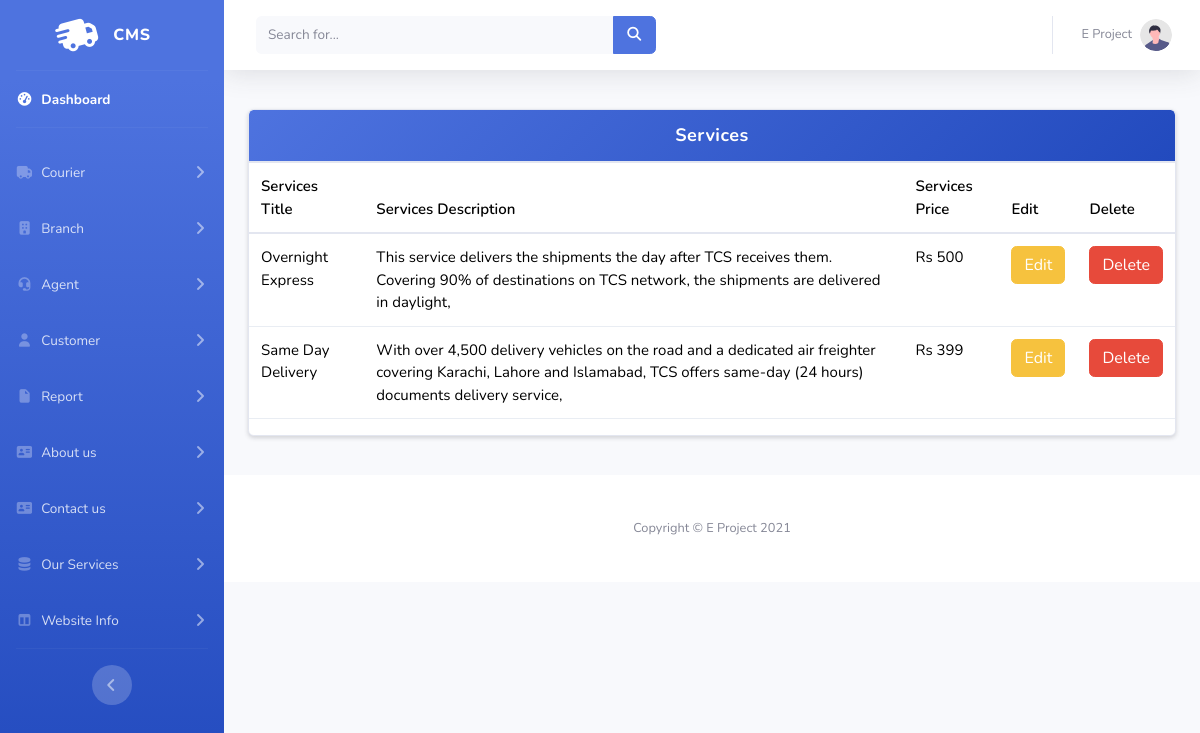
Page /Admin/ShowServices.php on the earlier database version.
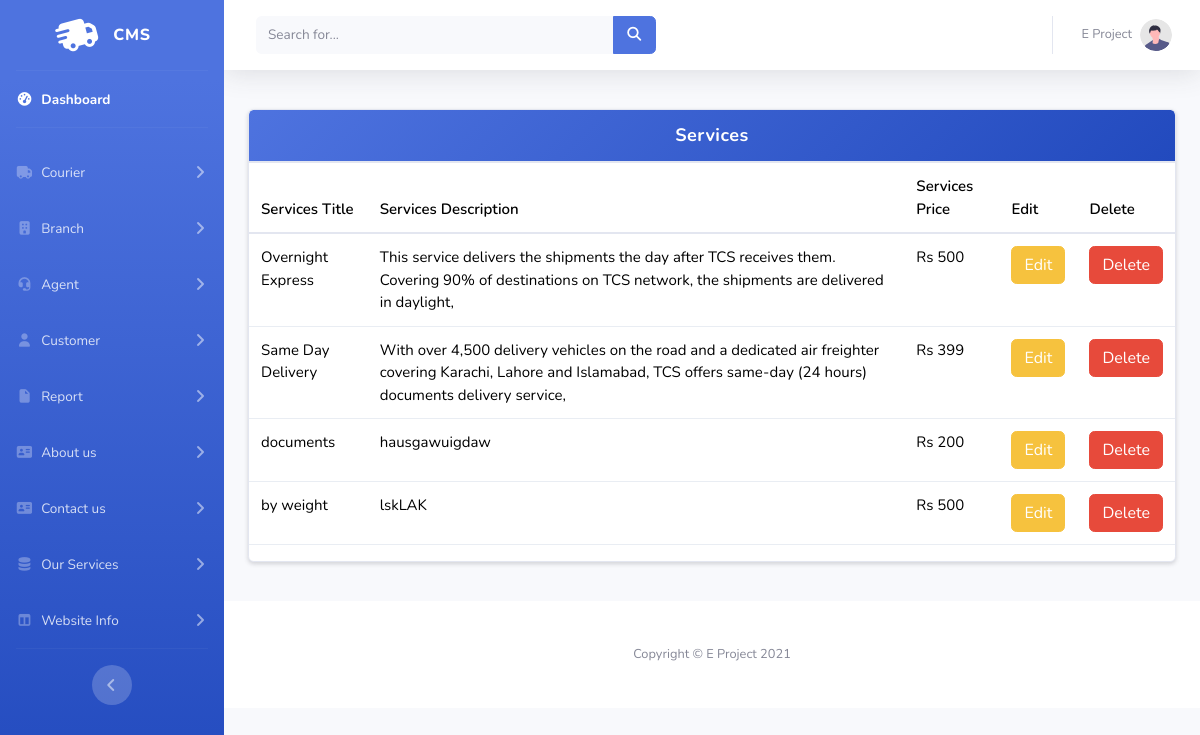
Same page on the later database version.
### tables this page shows
CREATE TABLE `service` (
  `Id` int(11) NOT NULL,
  `Title` varchar(100) NOT NULL,
  `Description` varchar(10000) NOT NULL,
  `Price` int(11) NOT NULL,
  `record_time` int(100) NOT NULL DEFAULT current_timestamp()
);

### Admin/ShowServices.php (the view, shortened to what this page needs)
<!DOCTYPE html>
<html lang="en">
<head>
</head>
<body>
    <?php
    include_once("navbar.php")
    ?>
<div class="container my-4">
    <div class="card shadow-sm">
        <div class="card-header">
            Services
        </div>
        <div class="table-responsive">
            <table class="table table-hover align-middle"  id="a">
                <thead>
                    <tr>
                        <th>Services Title</th>
                        <th>Services Description</th>
                        <th>Services Price</th>
                        <th>Edit</th>
                        <th>Delete</th>
                    </tr>
                </thead>
                <tbody>
                    <?php
                    $run = mysqli_query($conn, "SELECT * FROM service");
                    if ($run && mysqli_num_rows($run) > 0) {
                        while ($row = mysqli_fetch_array($run)) {
                            ?>
                            <tr>
                                <td><?php echo $row[1]; ?></td>
                                <td><?php echo $row[2]; ?></td>
                                <td><?php echo "Rs ". $row[3]; ?></td>
                                <td><button class="btn btn-warning" data-bs-toggle="modal" data-bs-target="#exampleModal">Edit</button></td>
                                <td><a href="DeleteServices.php?id=<?php echo $row[0]; ?>" class="btn btn-danger">Delete</a></td>
                            </tr>
<div class="modal fade" id="exampleModal" tabindex="-1" aria-labelledby="exampleModalLabel" aria-hidden="true">
                            <?php
                        }
                    } else {
                        echo '<tr><td colspan="6" class="no-data">No data found</td></tr>';
                    }
                    ?>
</div>
                </tbody>
            </table>
        </div>
    </div>
</div>
<?php
    include_once("footer.php")
    ?>
</body>
</html>

### Admin/navbar.php (shortened to what this page needs)
<!DOCTYPE html>
<html lang="en">
<head>
        <link rel="stylesheet" href="https://cdnjs.cloudflare.com/ajax/libs/font-awesome/7.0.0/css/all.min.css" />
        <link href="https://cdn.jsdelivr.net/npm/bootstrap@5.3.7/dist/css/bootstrap.min.css" rel="stylesheet">
    <link href="css/sb-admin-2.min.css" rel="stylesheet">
    <link rel="stylesheet" href="https://cdn.datatables.net/2.3.3/css/dataTables.dataTables.css" />
</head>
<body>
<div id="wrapper">
<ul class="navbar-nav bg-gradient-primary sidebar sidebar-dark accordion" id="accordionSidebar">
    <a class="sidebar-brand d-flex align-items-center justify-content-center" href="index.php">
        <div class="sidebar-brand-icon rotate-n-15">
        <i class="fa-solid fa-truck-fast"></i>
        </div>
        <div class="sidebar-brand-text mx-3">CMS</div>
    </a>
    <hr class="sidebar-divider my-0">
    <li class="nav-item active">
        <a class="nav-link" href="index.php">
            <i class="fas fa-fw fa-tachometer-alt"></i>
            <span>Dashboard</span></a>
    </li>
    <hr class="sidebar-divider">
    <li class="nav-item">
        <a class="nav-link collapsed" href="#" data-toggle="collapse" data-target="#collapseTwo"
            aria-expanded="true" aria-controls="collapseTwo">
            <i class="fa-solid fa-truck"></i>
            <span>Courier</span>
        </a>
    </li>
    <li class="nav-item">
        <a class="nav-link collapsed" href="#" data-toggle="collapse" data-target="#collapseTwo0"
            aria-expanded="true" aria-controls="collapseTwo">
            <i class="fa-solid fa-building"></i>
            <span>Branch</span>
        </a>
    </li>
    <li class="nav-item">
        <a class="nav-link collapsed" href="#" data-toggle="collapse" data-target="#collapseTwo1"
            aria-expanded="true" aria-controls="collapseTwo">
            <i class="fa-solid fa-headset"></i>
            <span>Agent</span>
        </a>
    </li>
    <li class="nav-item">
        <a class="nav-link collapsed" href="#" data-toggle="collapse" data-target="#collapseTwo2"
            aria-expanded="true" aria-controls="collapseTwo">
            <i class="fa-solid fa-user"></i>
            <span>Customer</span>
        </a>
    </li>
    <li class="nav-item">
        <a class="nav-link collapsed" href="#" data-toggle="collapse" data-target="#collapseTwo3"
            aria-expanded="true" aria-controls="collapseTwo">
            <i class="fa-solid fa-file"></i>
            <span>Report</span>
        </a>
    </li>
    <li class="nav-item">
        <a class="nav-link collapsed" href="#" data-toggle="collapse" data-target="#collapseTwo4"
            aria-expanded="true" aria-controls="collapseTwo">
            <i class="fa-solid fa-address-card"></i>
            <span>About us</span>
        </a>
    </li>
    <li class="nav-item">
    <a class="nav-link collapsed" href="#collapseTwoContact" data-toggle="collapse" data-target="#collapseTwoContact" aria-expanded="true" aria-controls="collapseTwoContact">
        <i class="fa-solid fa-address-card"></i>
        <span>Contact us</span>
    </a>
</li>
    <li class="nav-item">
        <a class="nav-link collapsed" href="#" data-toggle="collapse" data-target="#collapseTwo5"
            aria-expanded="true" aria-controls="collapseTwo">
            <i class="fa-solid fa-database"></i>
            <span>Our Services</span>
        </a>
    </li>
    <li class="nav-item">
        <a class="nav-link collapsed" href="#" data-toggle="collapse" data-target="#collapseTwo6"
            aria-expanded="true" aria-controls="collapseTwo">
            <i class="fa-solid fa-table-columns"></i>
            <span>Website Info</span>
        </a>
    </li>
    <hr class="sidebar-divider d-none d-md-block">
    <div class="text-center d-none d-md-inline">
        <button class="rounded-circle border-0" id="sidebarToggle"></button>
    </div>
</ul>
<div id="content-wrapper" class="d-flex flex-column">
    <div id="content">
        <nav class="navbar navbar-expand navbar-light bg-white topbar mb-4 static-top shadow">
            <form
                class="d-none d-sm-inline-block form-inline mr-auto ml-md-3 my-2 my-md-0 mw-100 navbar-search">
                <div class="input-group">
                    <input type="text" class="form-control bg-light border-0 small" placeholder="Search for..."
                        aria-label="Search" aria-describedby="basic-addon2">
                    <div class="input-group-append">
                        <button class="btn btn-primary" type="button">
                            <i class="fas fa-search fa-sm"></i>
                        </button>
                    </div>
                </div>
            </form>
            <ul class="navbar-nav ml-auto">
                <li class="nav-item dropdown no-arrow">
                    <a class="nav-link dropdown-toggle" href="#" id="userDropdown" role="button"
                        data-toggle="dropdown" aria-haspopup="true" aria-expanded="false">
                        <span class="mr-2 d-none d-lg-inline text-gray-600 small">E Project</span>
                        <img class="img-profile rounded-circle"
                            src="img/undraw_profile.svg">
                    </a>
                </li>
            </ul>
        </nav>
</body>
</html>

### Admin/footer.php (shortened to what this page needs)
<footer class="sticky-footer bg-white">
      <div class="container my-auto">
          <div class="copyright text-center my-auto">
              <span>Copyright &copy; E Project 2021</span>
          </div>
      </div>
  </footer>

### Admin/ShowServices.php (style rules this page uses)
body { margin: 0; font-family: "Segoe UI", Tahoma, Geneva, Verdana, sans-serif; background: #f5f7fa; color: #333; }
.container { max-width: 1200px; margin: 30px auto; padding: 15px; }
.card { background: #fff; border-radius: 10px; overflow: hidden; box-shadow: 0 4px 15px rgba(0, 0, 0, 0.08); }
.card-header { background: linear-gradient(135deg, #4e73df, #224abe); color: white !important; text-align: center; padding: 15px 20px; font-size: 18px; font-weight: bold; letter-spacing: 0.5px; }
.table { width: 100%; border-collapse: collapse; font-size: 15px; }
.table thead { background: #f1f3f6; }
.table th { text-align: left; padding: 12px 15px; font-weight: 600; color: #444; border-bottom: 2px solid #e0e6ed; }
.table td { padding: 12px 15px; border-bottom: 1px solid #e9edf3; transition: background 0.2s ease; }
.btn { padding: 6px 14px; font-size: 14px; border: none; border-radius: 6px; cursor: pointer; transition: all 0.2s ease; }
.btn-warning { background: #f6c23e; color: #fff; }
.btn-danger { background: #e74a3b; color: #fff; }
.btn-primary { background: #4e73df; color: #fff; }

Differences in the rows shown:
added service: Title "documents", Description "hausgawuigdaw", Price "200"
added service: Title "by weight", Description "lskLAK", Price "500"
